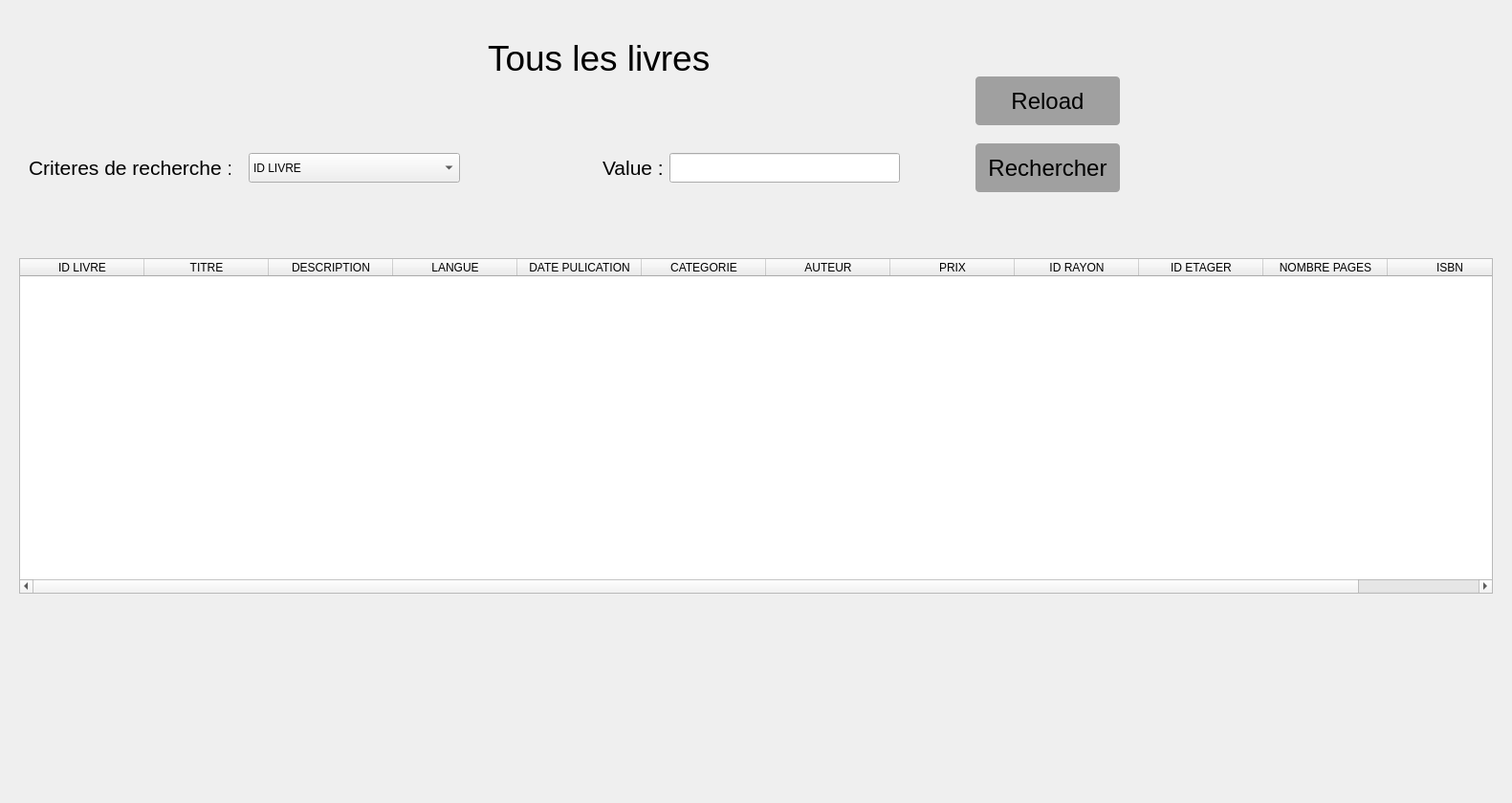
<?xml version="1.0" encoding="UTF-8"?>
<ui version="4.0">
 <class>tousLivres</class>
 <widget class="QDialog" name="tousLivres">
  <property name="geometry">
   <rect>
    <x>0</x>
    <y>0</y>
    <width>1581</width>
    <height>840</height>
   </rect>
  </property>
  <property name="windowTitle">
   <string>Dialog</string>
  </property>
  <widget class="QWidget" name="widget" native="true">
   <property name="geometry">
    <rect>
     <x>0</x>
     <y>0</y>
     <width>281</width>
     <height>131</height>
    </rect>
   </property>
   <property name="styleSheet">
    <string notr="true">border-image: url(:/images/logo.png);</string>
   </property>
  </widget>
  <widget class="QLabel" name="label">
   <property name="geometry">
    <rect>
     <x>510</x>
     <y>10</y>
     <width>271</width>
     <height>101</height>
    </rect>
   </property>
   <property name="font">
    <font>
     <family>Nirmala UI</family>
     <pointsize>28</pointsize>
    </font>
   </property>
   <property name="styleSheet">
    <string notr="true"/>
   </property>
   <property name="text">
    <string>Tous les livres</string>
   </property>
  </widget>
  <widget class="QTableWidget" name="table_livre">
   <property name="geometry">
    <rect>
     <x>20</x>
     <y>270</y>
     <width>1541</width>
     <height>351</height>
    </rect>
   </property>
   <property name="sizeAdjustPolicy">
    <enum>QAbstractScrollArea::AdjustToContents</enum>
   </property>
   <property name="columnCount">
    <number>12</number>
   </property>
   <attribute name="horizontalHeaderDefaultSectionSize">
    <number>130</number>
   </attribute>
   <column>
    <property name="text">
     <string>ID LIVRE</string>
    </property>
   </column>
   <column>
    <property name="text">
     <string>TITRE</string>
    </property>
   </column>
   <column>
    <property name="text">
     <string>DESCRIPTION</string>
    </property>
   </column>
   <column>
    <property name="text">
     <string>LANGUE</string>
    </property>
   </column>
   <column>
    <property name="text">
     <string>DATE PULICATION</string>
    </property>
   </column>
   <column>
    <property name="text">
     <string>CATEGORIE</string>
    </property>
   </column>
   <column>
    <property name="text">
     <string>AUTEUR</string>
    </property>
   </column>
   <column>
    <property name="text">
     <string>PRIX</string>
    </property>
   </column>
   <column>
    <property name="text">
     <string>ID RAYON</string>
    </property>
   </column>
   <column>
    <property name="text">
     <string>ID ETAGER</string>
    </property>
   </column>
   <column>
    <property name="text">
     <string>NOMBRE PAGES</string>
    </property>
   </column>
   <column>
    <property name="text">
     <string>ISBN</string>
    </property>
   </column>
  </widget>
  <widget class="QPushButton" name="bt_recherche">
   <property name="geometry">
    <rect>
     <x>1020</x>
     <y>150</y>
     <width>151</width>
     <height>51</height>
    </rect>
   </property>
   <property name="font">
    <font>
     <pointsize>18</pointsize>
     <bold>false</bold>
    </font>
   </property>
   <property name="styleSheet">
    <string notr="true">#bt_recherche{
color:black;
background-color:#a0a0a0;
border-width:0px;
border-radius:4px;
}
#bt_recherche:hover{

background-color:#27a9e3;

}</string>
   </property>
   <property name="text">
    <string>Rechercher</string>
   </property>
  </widget>
  <widget class="QPushButton" name="bt_reload">
   <property name="geometry">
    <rect>
     <x>1020</x>
     <y>80</y>
     <width>151</width>
     <height>51</height>
    </rect>
   </property>
   <property name="font">
    <font>
     <pointsize>18</pointsize>
     <bold>false</bold>
    </font>
   </property>
   <property name="styleSheet">
    <string notr="true">#bt_reload{
color:black;
background-color:#a0a0a0;
border-width:0px;
border-radius:4px;
}
#bt_reload:hover{

background-color:#27a9e3;

}</string>
   </property>
   <property name="text">
    <string>Reload</string>
   </property>
  </widget>
  <widget class="QLabel" name="label_3">
   <property name="geometry">
    <rect>
     <x>630</x>
     <y>160</y>
     <width>101</width>
     <height>31</height>
    </rect>
   </property>
   <property name="font">
    <font>
     <pointsize>16</pointsize>
    </font>
   </property>
   <property name="text">
    <string>Value :</string>
   </property>
  </widget>
  <widget class="QLabel" name="label_2">
   <property name="geometry">
    <rect>
     <x>30</x>
     <y>160</y>
     <width>211</width>
     <height>31</height>
    </rect>
   </property>
   <property name="font">
    <font>
     <pointsize>16</pointsize>
    </font>
   </property>
   <property name="text">
    <string>Criteres de recherche :</string>
   </property>
  </widget>
  <widget class="QComboBox" name="comboBox">
   <property name="geometry">
    <rect>
     <x>260</x>
     <y>160</y>
     <width>221</width>
     <height>31</height>
    </rect>
   </property>
   <item>
    <property name="text">
     <string>ID LIVRE</string>
    </property>
   </item>
   <item>
    <property name="text">
     <string>TITRE</string>
    </property>
   </item>
   <item>
    <property name="text">
     <string>DESCRIPTION</string>
    </property>
   </item>
   <item>
    <property name="text">
     <string>LANGUE</string>
    </property>
   </item>
   <item>
    <property name="text">
     <string>DATE PUBLICATION</string>
    </property>
   </item>
   <item>
    <property name="text">
     <string>CATEGORIE</string>
    </property>
   </item>
   <item>
    <property name="text">
     <string>AUTEUR</string>
    </property>
   </item>
   <item>
    <property name="text">
     <string>PRIX</string>
    </property>
   </item>
   <item>
    <property name="text">
     <string>ID RAYON</string>
    </property>
   </item>
   <item>
    <property name="text">
     <string>ID ETAGER</string>
    </property>
   </item>
   <item>
    <property name="text">
     <string>NOMBRE PAGES</string>
    </property>
   </item>
   <item>
    <property name="text">
     <string>ISBN</string>
    </property>
   </item>
  </widget>
  <widget class="QLineEdit" name="tb_search">
   <property name="geometry">
    <rect>
     <x>700</x>
     <y>160</y>
     <width>241</width>
     <height>31</height>
    </rect>
   </property>
   <property name="font">
    <font>
     <pointsize>14</pointsize>
    </font>
   </property>
   <property name="text">
    <string/>
   </property>
   <property name="echoMode">
    <enum>QLineEdit::Normal</enum>
   </property>
  </widget>
 </widget>
 <resources/>
 <connections/>
</ui>
